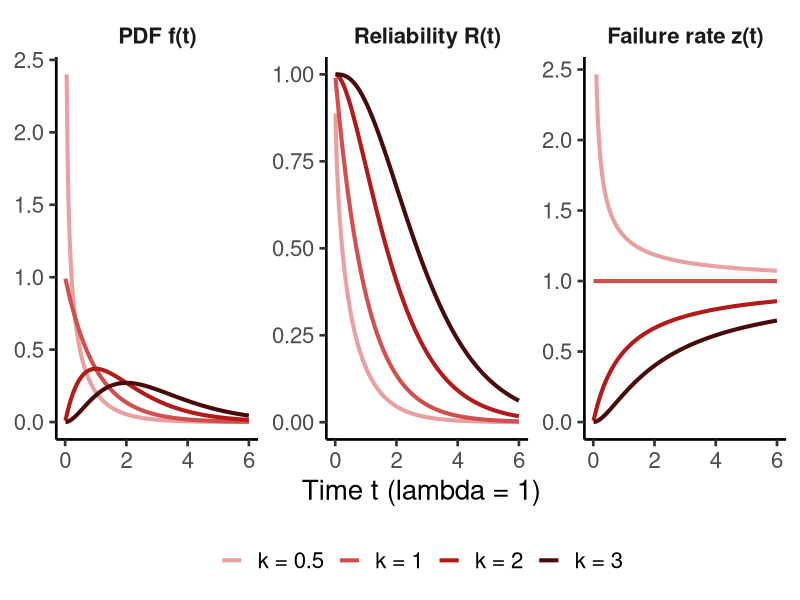

Write R code to recreate this figure.
# slides_lesson_9_lifedist.R
# Figures and recomputed numbers for the Lesson 9 deck
# (Weibull, Gamma & Lognormal functions). Run from the sigma repo root.
# Writes docs-v3/images/slides/lesson-9/gen_*.png

library(dplyr)
library(tidyr)
library(ggplot2)

out = "docs-v3/images/slides/lesson-9"
red = "#B31B1B"

# --- Gamma: f(t), R(t), z(t) for several k, with lambda = 1 ----------------
gamma_curves = expand_grid(k = c(0.5, 1, 2, 3), t = seq(0.01, 6, by = 0.01)) %>%
  mutate(
    f = dgamma(t, shape = k, rate = 1),
    r = 1 - pgamma(t, shape = k, rate = 1),
    z = f / r
  ) %>%
  pivot_longer(cols = c(f, r, z), names_to = "fn", values_to = "value") %>%
  mutate(fn = factor(fn, levels = c("f", "r", "z"),
                     labels = c("PDF f(t)", "Reliability R(t)", "Failure rate z(t)")),
         k = factor(paste0("k = ", k), levels = paste0("k = ", c(0.5, 1, 2, 3)))) %>%
  filter(value <= 2.5)

g = ggplot(gamma_curves, aes(x = t, y = value, color = k)) +
  geom_line(linewidth = 1.4) +
  facet_wrap(~fn, scales = "free_y") +
  scale_color_manual(values = c("#E8A0A0", "#D05050", red, "#4A0A0A")) +
  labs(x = "Time t (lambda = 1)", y = NULL, color = NULL) +
  theme_classic(base_size = 20) +
  theme(legend.position = "bottom", strip.background = element_blank(),
        strip.text = element_text(face = "bold"))
ggsave(file.path(out, "gen_gamma_functions.png"), g, width = 13, height = 5.2, dpi = 150)

# --- Example 1 / 2: gamma reliability, k = 3, lambda = 0.05, t = 24 --------
k = 3; lambda = 0.05; t = 24
terms = (lambda * t)^(0:(k - 1)) / factorial(0:(k - 1)) * exp(-lambda * t)
print(terms)                                   # n = 0, 1, 2 terms
print(sum(terms))                              # R(24) by hand
print(1 - pgamma(t, shape = k, rate = lambda)) # R(24) via pgamma
print(c(mttf = k / lambda, var = k / lambda^2))

# --- Weibull Example 1: capacitors, c = 20000 hr, m = 0.5, 1, 2 -----------
# CDF in percent, failure rate z(t) = (m / c) * (t / c)^(m - 1) in % per 1000 hr
caps = expand_grid(t = c(100, 1000, 20000, 30000), m = c(0.5, 1, 2)) %>%
  mutate(cdf_pct = 100 * pweibull(t, shape = m, scale = 20000),
         z_pct_khr = 100 * 1000 * (m / 20000) * (t / 20000)^(m - 1))
print(caps, n = Inf)

# --- Rayleigh (Weibull m = 2): arm offset, sigma = 0.1 cm, r = 0.4 cm ------
print(1 - exp(-0.4^2 / (2 * 0.1^2)))

# --- Lognormal example: T50 = 5000, sigma = 0.7, t = 2000 ------------------
print(log(2000 / 5000) / 0.7)
print(plnorm(2000, meanlog = log(5000), sdlog = 0.7))
